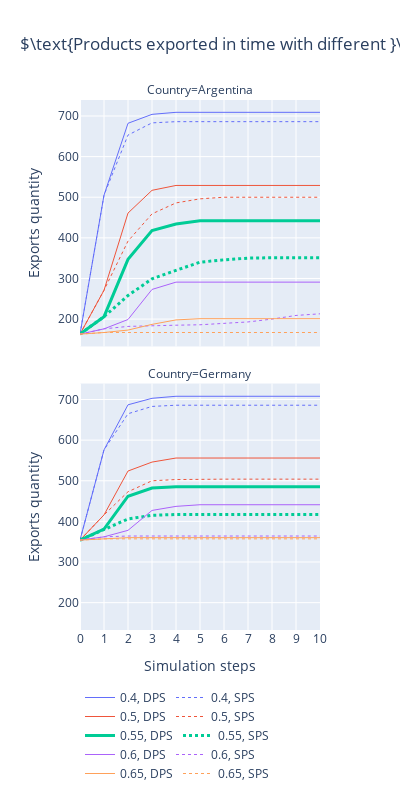

The notebook cell this image was saved under:
### Code cell
fig = px.line(df.sort_values(["country", "generation", "omega"]),
            x="generation",
            y="count_exports",
            color="omega",
            facet_col="country",
            facet_col_wrap=1,
            height=800,
            width=400,
            line_dash="dynamic",
            title= r"$\text{Products exported in time with different }\Omega$",
            #            title="Cantidad de exportaciones en función de la generación por país y omega para variante local",
            labels={
                "count_exports": "Exports quantity",
                "generation": "Simulation steps",
                "country": "Country"
            })
#fig.for_each_annotation(lambda a: a.update(text=a.text.replace("=", " = ")))
#fig.add_vline(x=10, annotation_text="Fin sugerido de la simulación", annotation_position="bottom right")
#fig.add_hline(y=len(original_data["products"]), annotation_text="Products quantity", opacity=.25)

fig.update_layout(
    xaxis = dict(
        tickmode = 'linear',
        tick0 = 0,
        dtick = 1
    ),
    xaxis2 = dict(
        tickmode = 'linear',
        tick0 = 0,
        dtick = 1
    ),
    legend_title=""
)

def transform_trace(trace):
    if not trace.legendgroup.startswith("0.55"):
        trace.line.width = 1 # Por default es 2
    else:
        trace.line.width = 3 # Por default es 2

fig.for_each_trace(transform_trace)

fig.update_layout(dict(
    legend=dict(orientation="h")
))

fig.show()

### Figure 1 — Plotly figure (JSON) as saved in the notebook; plotly's stock layout.template omitted (floating-point values rounded to 4 significant figures)
{"data": [{"hovertemplate": "omega=0.4<br>dynamic=DPS<br>Country=Argentina<br>Simulation steps=%{x}<br>Exports quantity=%{y}<extra></extra>", "legendgroup": "0.4, DPS", "line": {"color": "#636efa", "dash": "solid", "width": 1}, "marker": {"symbol": "circle"}, "mode": "lines", "name": "0.4, DPS", "orientation": "v", "showlegend": true, "type": "scatter", "x": [0, 1, 2, 3, 4, 5, 6, 7, 8, 9, 10], "xaxis": "x2", "y": [163, 505, 682, 704, 709, 709, 709, 709, 709, 709, 709], "yaxis": "y2"}, {"hovertemplate": "omega=0.4<br>dynamic=DPS<br>Country=Germany<br>Simulation steps=%{x}<br>Exports quantity=%{y}<extra></extra>", "legendgroup": "0.4, DPS", "line": {"color": "#636efa", "dash": "solid", "width": 1}, "marker": {"symbol": "circle"}, "mode": "lines", "name": "0.4, DPS", "orientation": "v", "showlegend": false, "type": "scatter", "x": [0, 1, 2, 3, 4, 5, 6, 7, 8, 9, 10], "xaxis": "x", "y": [354, 576, 687, 703, 708, 708, 708, 708, 708, 708, 708], "yaxis": "y"}, {"hovertemplate": "omega=0.4<br>dynamic=SPS<br>Country=Argentina<br>Simulation steps=%{x}<br>Exports quantity=%{y}<extra></extra>", "legendgroup": "0.4, SPS", "line": {"color": "#636efa", "dash": "dot", "width": 1}, "marker": {"symbol": "circle"}, "mode": "lines", "name": "0.4, SPS", "orientation": "v", "showlegend": true, "type": "scatter", "x": [0, 1, 2, 3, 4, 5, 6, 7, 8, 9, 10], "xaxis": "x2", "y": [163, 505, 653, 683, 686, 686, 686, 686, 686, 686, 686], "yaxis": "y2"}, {"hovertemplate": "omega=0.4<br>dynamic=SPS<br>Country=Germany<br>Simulation steps=%{x}<br>Exports quantity=%{y}<extra></extra>", "legendgroup": "0.4, SPS", "line": {"color": "#636efa", "dash": "dot", "width": 1}, "marker": {"symbol": "circle"}, "mode": "lines", "name": "0.4, SPS", "orientation": "v", "showlegend": false, "type": "scatter", "x": [0, 1, 2, 3, 4, 5, 6, 7, 8, 9, 10], "xaxis": "x", "y": [354, 576, 665, 683, 686, 686, 686, 686, 686, 686, 686], "yaxis": "y"}, {"hovertemplate": "omega=0.5<br>dynamic=DPS<br>Country=Argentina<br>Simulation steps=%{x}<br>Exports quantity=%{y}<extra></extra>", "legendgroup": "0.5, DPS", "line": {"color": "#EF553B", "dash": "solid", "width": 1}, "marker": {"symbol": "circle"}, "mode": "lines", "name": "0.5, DPS", "orientation": "v", "showlegend": true, "type": "scatter", "x": [0, 1, 2, 3, 4, 5, 6, 7, 8, 9, 10], "xaxis": "x2", "y": [163, 271, 461, 517, 529, 529, 529, 529, 529, 529, 529], "yaxis": "y2"}, {"hovertemplate": "omega=0.5<br>dynamic=DPS<br>Country=Germany<br>Simulation steps=%{x}<br>Exports quantity=%{y}<extra></extra>", "legendgroup": "0.5, DPS", "line": {"color": "#EF553B", "dash": "solid", "width": 1}, "marker": {"symbol": "circle"}, "mode": "lines", "name": "0.5, DPS", "orientation": "v", "showlegend": false, "type": "scatter", "x": [0, 1, 2, 3, 4, 5, 6, 7, 8, 9, 10], "xaxis": "x", "y": [354, 416, 524, 546, 556, 556, 556, 556, 556, 556, 556], "yaxis": "y"}, {"hovertemplate": "omega=0.5<br>dynamic=SPS<br>Country=Argentina<br>Simulation steps=%{x}<br>Exports quantity=%{y}<extra></extra>", "legendgroup": "0.5, SPS", "line": {"color": "#EF553B", "dash": "dot", "width": 1}, "marker": {"symbol": "circle"}, "mode": "lines", "name": "0.5, SPS", "orientation": "v", "showlegend": true, "type": "scatter", "x": [0, 1, 2, 3, 4, 5, 6, 7, 8, 9, 10], "xaxis": "x2", "y": [163, 271, 392, 459, 486, 496, 500, 500, 500, 500, 500], "yaxis": "y2"}, {"hovertemplate": "omega=0.5<br>dynamic=SPS<br>Country=Germany<br>Simulation steps=%{x}<br>Exports quantity=%{y}<extra></extra>", "legendgroup": "0.5, SPS", "line": {"color": "#EF553B", "dash": "dot", "width": 1}, "marker": {"symbol": "circle"}, "mode": "lines", "name": "0.5, SPS", "orientation": "v", "showlegend": false, "type": "scatter", "x": [0, 1, 2, 3, 4, 5, 6, 7, 8, 9, 10], "xaxis": "x", "y": [354, 416, 473, 500, 503, 504, 504, 504, 504, 504, 504], "yaxis": "y"}, {"hovertemplate": "omega=0.55<br>dynamic=DPS<br>Country=Argentina<br>Simulation steps=%{x}<br>Exports quantity=%{y}<extra></extra>", "legendgroup": "0.55, DPS", "line": {"color": "#00cc96", "dash": "solid", "width": 3}, "marker": {"symbol": "circle"}, "mode": "lines", "name": "0.55, DPS", "orientation": "v", "showlegend": true, "type": "scatter", "x": [0, 1, 2, 3, 4, 5, 6, 7, 8, 9, 10], "xaxis": "x2", "y": [163, 206, 347, 418, 434, 442, 442, 442, 442, 442, 442], "yaxis": "y2"}, {"hovertemplate": "omega=0.55<br>dynamic=DPS<br>Country=Germany<br>Simulation steps=%{x}<br>Exports quantity=%{y}<extra></extra>", "legendgroup": "0.55, DPS", "line": {"color": "#00cc96", "dash": "solid", "width": 3}, "marker": {"symbol": "circle"}, "mode": "lines", "name": "0.55, DPS", "orientation": "v", "showlegend": false, "type": "scatter", "x": [0, 1, 2, 3, 4, 5, 6, 7, 8, 9, 10], "xaxis": "x", "y": [354, 381, 462, 482, 485, 485, 485, 485, 485, 485, 485], "yaxis": "y"}, {"hovertemplate": "omega=0.55<br>dynamic=SPS<br>Country=Argentina<br>Simulation steps=%{x}<br>Exports quantity=%{y}<extra></extra>", "legendgroup": "0.55, SPS", "line": {"color": "#00cc96", "dash": "dot", "width": 3}, "marker": {"symbol": "circle"}, "mode": "lines", "name": "0.55, SPS", "orientation": "v", "showlegend": true, "type": "scatter", "x": [0, 1, 2, 3, 4, 5, 6, 7, 8, 9, 10], "xaxis": "x2", "y": [163, 206, 258, 299, 320, 340, 346, 350, 351, 351, 351], "yaxis": "y2"}, {"hovertemplate": "omega=0.55<br>dynamic=SPS<br>Country=Germany<br>Simulation steps=%{x}<br>Exports quantity=%{y}<extra></extra>", "legendgroup": "0.55, SPS", "line": {"color": "#00cc96", "dash": "dot", "width": 3}, "marker": {"symbol": "circle"}, "mode": "lines", "name": "0.55, SPS", "orientation": "v", "showlegend": false, "type": "scatter", "x": [0, 1, 2, 3, 4, 5, 6, 7, 8, 9, 10], "xaxis": "x", "y": [354, 381, 406, 415, 417, 417, 417, 417, 417, 417, 417], "yaxis": "y"}, {"hovertemplate": "omega=0.6<br>dynamic=DPS<br>Country=Argentina<br>Simulation steps=%{x}<br>Exports quantity=%{y}<extra></extra>", "legendgroup": "0.6, DPS", "line": {"color": "#ab63fa", "dash": "solid", "width": 1}, "marker": {"symbol": "circle"}, "mode": "lines", "name": "0.6, DPS", "orientation": "v", "showlegend": true, "type": "scatter", "x": [0, 1, 2, 3, 4, 5, 6, 7, 8, 9, 10], "xaxis": "x2", "y": [163, 176, 199, 273, 291, 291, 291, 291, 291, 291, 291], "yaxis": "y2"}, {"hovertemplate": "omega=0.6<br>dynamic=DPS<br>Country=Germany<br>Simulation steps=%{x}<br>Exports quantity=%{y}<extra></extra>", "legendgroup": "0.6, DPS", "line": {"color": "#ab63fa", "dash": "solid", "width": 1}, "marker": {"symbol": "circle"}, "mode": "lines", "name": "0.6, DPS", "orientation": "v", "showlegend": false, "type": "scatter", "x": [0, 1, 2, 3, 4, 5, 6, 7, 8, 9, 10], "xaxis": "x", "y": [354, 362, 378, 427, 437, 441, 441, 441, 441, 441, 441], "yaxis": "y"}, {"hovertemplate": "omega=0.6<br>dynamic=SPS<br>Country=Argentina<br>Simulation steps=%{x}<br>Exports quantity=%{y}<extra></extra>", "legendgroup": "0.6, SPS", "line": {"color": "#ab63fa", "dash": "dot", "width": 1}, "marker": {"symbol": "circle"}, "mode": "lines", "name": "0.6, SPS", "orientation": "v", "showlegend": true, "type": "scatter", "x": [0, 1, 2, 3, 4, 5, 6, 7, 8, 9, 10], "xaxis": "x2", "y": [163, 176, 182, 184, 185, 186, 190, 193, 200, 209, 213], "yaxis": "y2"}, {"hovertemplate": "omega=0.6<br>dynamic=SPS<br>Country=Germany<br>Simulation steps=%{x}<br>Exports quantity=%{y}<extra></extra>", "legendgroup": "0.6, SPS", "line": {"color": "#ab63fa", "dash": "dot", "width": 1}, "marker": {"symbol": "circle"}, "mode": "lines", "name": "0.6, SPS", "orientation": "v", "showlegend": false, "type": "scatter", "x": [0, 1, 2, 3, 4, 5, 6, 7, 8, 9, 10], "xaxis": "x", "y": [354, 362, 364, 364, 364, 364, 364, 364, 364, 364, 364], "yaxis": "y"}, {"hovertemplate": "omega=0.65<br>dynamic=DPS<br>Country=Argentina<br>Simulation steps=%{x}<br>Exports quantity=%{y}<extra></extra>", "legendgroup": "0.65, DPS", "line": {"color": "#FFA15A", "dash": "solid", "width": 1}, "marker": {"symbol": "circle"}, "mode": "lines", "name": "0.65, DPS", "orientation": "v", "showlegend": true, "type": "scatter", "x": [0, 1, 2, 3, 4, 5, 6, 7, 8, 9, 10], "xaxis": "x2", "y": [163, 167, 173, 187, 198, 201, 201, 201, 201, 201, 201], "yaxis": "y2"}, {"hovertemplate": "omega=0.65<br>dynamic=DPS<br>Country=Germany<br>Simulation steps=%{x}<br>Exports quantity=%{y}<extra></extra>", "legendgroup": "0.65, DPS", "line": {"color": "#FFA15A", "dash": "solid", "width": 1}, "marker": {"symbol": "circle"}, "mode": "lines", "name": "0.65, DPS", "orientation": "v", "showlegend": false, "type": "scatter", "x": [0, 1, 2, 3, 4, 5, 6, 7, 8, 9, 10], "xaxis": "x", "y": [354, 357, 360, 360, 360, 360, 360, 360, 360, 360, 360], "yaxis": "y"}, {"hovertemplate": "omega=0.65<br>dynamic=SPS<br>Country=Argentina<br>Simulation steps=%{x}<br>Exports quantity=%{y}<extra></extra>", "legendgroup": "0.65, SPS", "line": {"color": "#FFA15A", "dash": "dot", "width": 1}, "marker": {"symbol": "circle"}, "mode": "lines", "name": "0.65, SPS", "orientation": "v", "showlegend": true, "type": "scatter", "x": [0, 1, 2, 3, 4, 5, 6, 7, 8, 9, 10], "xaxis": "x2", "y": [163, 167, 167, 167, 167, 167, 167, 167, 167, 167, 167], "yaxis": "y2"}, {"hovertemplate": "omega=0.65<br>dynamic=SPS<br>Country=Germany<br>Simulation steps=%{x}<br>Exports quantity=%{y}<extra></extra>", "legendgroup": "0.65, SPS", "line": {"color": "#FFA15A", "dash": "dot", "width": 1}, "marker": {"symbol": "circle"}, "mode": "lines", "name": "0.65, SPS", "orientation": "v", "showlegend": false, "type": "scatter", "x": [0, 1, 2, 3, 4, 5, 6, 7, 8, 9, 10], "xaxis": "x", "y": [354, 357, 357, 357, 357, 357, 357, 357, 357, 357, 357], "yaxis": "y"}], "layout": {"annotations": [{"font": {}, "showarrow": false, "text": "Country=Germany", "x": 0.5, "xanchor": "center", "xref": "paper", "y": 0.465, "yanchor": "bottom", "yref": "paper"}, {"font": {}, "showarrow": false, "text": "Country=Argentina", "x": 0.5, "xanchor": "center", "xref": "paper", "y": 1.0, "yanchor": "bottom", "yref": "paper"}], "height": 800, "legend": {"orientation": "h", "title": {"text": ""}, "tracegroupgap": 0}, "title": {"text": "$\\text{Products exported in time with different }\\Omega$"}, "width": 400, "xaxis": {"anchor": "y", "autorange": true, "domain": [0, 1], "dtick": 1, "range": [0, 10], "tick0": 0, "tickmode": "linear", "title": {"text": "Simulation steps"}, "type": "linear"}, "xaxis2": {"anchor": "y2", "autorange": true, "domain": [0, 1], "dtick": 1, "matches": "x", "range": [0, 10], "showticklabels": false, "tick0": 0, "tickmode": "linear", "type": "linear"}, "yaxis": {"anchor": "x", "autorange": true, "domain": [0, 0.465], "range": [132.7, 739.3], "title": {"text": "Exports quantity"}, "type": "linear"}, "yaxis2": {"anchor": "x2", "autorange": true, "domain": [0.535, 1.0], "matches": "y", "range": [132.7, 739.3], "title": {"text": "Exports quantity"}, "type": "linear"}}}
